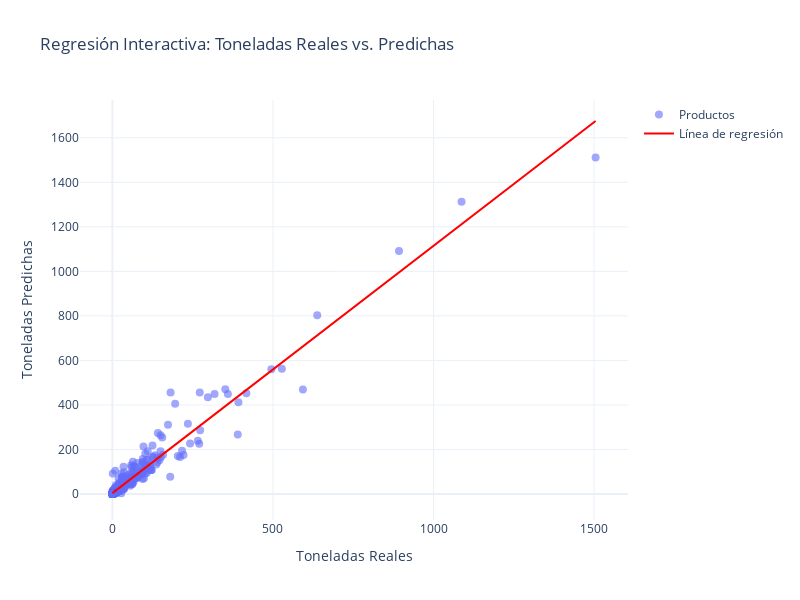

The notebook cell saved with this chart:
### Code cell
import plotly.graph_objects as go
from sklearn.linear_model import LinearRegression
import numpy as np

# Variables para regresión
X = df_comparado['tn_real'].values.reshape(-1, 1)
y = df_comparado['tn_pred'].values

# Ajustar modelo
modelo = LinearRegression()
modelo.fit(X, y)

# Generar puntos para la línea de regresión
x_line = np.linspace(df_comparado['tn_real'].min(), df_comparado['tn_real'].max(), 100)
y_line = modelo.predict(x_line.reshape(-1, 1))

# Crear figura con puntos + línea
fig = go.Figure()

# Scatter con hover interactivo
fig.add_trace(go.Scatter(
    x=df_comparado['tn_real'],
    y=df_comparado['tn_pred'],
    mode='markers',
    marker=dict(size=8, opacity=0.6),
    text=df_comparado['product_id'],  # texto visible al hacer hover
    hovertemplate='Producto: %{text}<br>Reales: %{x:.2f}<br>Predichas: %{y:.2f}',
    name='Productos'
))

# Línea de regresión
fig.add_trace(go.Scatter(
    x=x_line,
    y=y_line,
    mode='lines',
    line=dict(color='red'),
    name='Línea de regresión'
))

# Layout
fig.update_layout(
    title='Regresión Interactiva: Toneladas Reales vs. Predichas',
    xaxis_title='Toneladas Reales',
    yaxis_title='Toneladas Predichas',
    template='plotly_white',
    width=800,
    height=600
)

fig.show()

### Figure 1 — Plotly figure (JSON) as saved in the notebook; plotly's stock layout.template omitted (floating-point values rounded to 4 significant figures; data arrays with more than 128 entries replaced by an {"elided": "..."} marker saying what was removed)
{"data": [{"hovertemplate": "Producto: %{text}<br>Reales: %{x:.2f}<br>Predichas: %{y:.2f}", "marker": {"opacity": 0.6, "size": 8}, "mode": "markers", "name": "Productos", "text": {"elided": "744 int values"}, "type": "scatter", "x": {"elided": "744 float values"}, "y": {"elided": "744 float values"}}, {"line": {"color": "red"}, "mode": "lines", "name": "Línea de regresión", "type": "scatter", "x": [0.00311, 15.2, 30.4, 45.6, 60.8, 76.0, 91.2, 106.4, 121.6, 136.8, 152.0, 167.2, 182.4, 197.6, 212.8, 228.0, 243.2, 258.4, 273.6, 288.8, 304.0, 319.2, 334.4, 349.6, 364.8, 380.0, 395.2, 410.4, 425.6, 440.8, 456.0, 471.2, 486.4, 501.6, 516.8, 532.0, 547.2, 562.4, 577.6, 592.8, 608.0, 623.2, 638.4, 653.6, 668.8, 684.0, 699.1, 714.3, 729.5, 744.7, 759.9, 775.1, 790.3, 805.5, 820.7, 835.9, 851.1, 866.3, 881.5, 896.7, 911.9, 927.1, 942.3, 957.5, 972.7, 987.9, 1003.0, 1018.0, 1034.0, 1049.0, 1064.0, 1079.0, 1094.0, 1110.0, 1125.0, 1140.0, 1155.0, 1170.0, 1186.0, 1201.0, 1216.0, 1231.0, 1246.0, 1262.0, 1277.0, 1292.0, 1307.0, 1322.0, 1338.0, 1353.0, 1368.0, 1383.0, 1398.0, 1413.0, 1429.0, 1444.0, 1459.0, 1474.0, 1489.0, 1505.0], "y": [3.996, 20.88, 37.76, 54.64, 71.53, 88.41, 105.3, 122.2, 139.1, 155.9, 172.8, 189.7, 206.6, 223.5, 240.4, 257.2, 274.1, 291.0, 307.9, 324.8, 341.6, 358.5, 375.4, 392.3, 409.2, 426.1, 442.9, 459.8, 476.7, 493.6, 510.5, 527.4, 544.2, 561.1, 578.0, 594.9, 611.8, 628.7, 645.5, 662.4, 679.3, 696.2, 713.1, 729.9, 746.8, 763.7, 780.6, 797.5, 814.4, 831.2, 848.1, 865.0, 881.9, 898.8, 915.7, 932.5, 949.4, 966.3, 983.2, 1000.0, 1017.0, 1034.0, 1051.0, 1068.0, 1084.0, 1101.0, 1118.0, 1135.0, 1152.0, 1169.0, 1186.0, 1203.0, 1220.0, 1236.0, 1253.0, 1270.0, 1287.0, 1304.0, 1321.0, 1338.0, 1355.0, 1371.0, 1388.0, 1405.0, 1422.0, 1439.0, 1456.0, 1473.0, 1490.0, 1507.0, 1523.0, 1540.0, 1557.0, 1574.0, 1591.0, 1608.0, 1625.0, 1642.0, 1658.0, 1675.0]}], "layout": {"height": 600, "title": {"text": "Regresión Interactiva: Toneladas Reales vs. Predichas"}, "width": 800, "xaxis": {"title": {"text": "Toneladas Reales"}}, "yaxis": {"title": {"text": "Toneladas Predichas"}}}}
